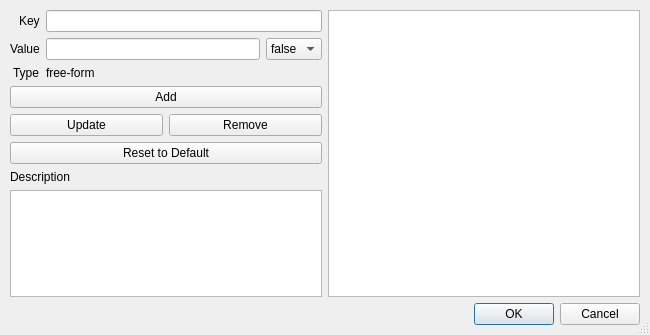
<?xml version="1.0" encoding="UTF-8"?>
<ui version="4.0">
 <class>fso::fred::dialogs::CustomDataDialog</class>
 <widget class="QDialog" name="fso::fred::dialogs::CustomDataDialog">
  <property name="windowModality">
   <enum>Qt::WindowModal</enum>
  </property>
  <property name="geometry">
   <rect>
    <x>0</x>
    <y>0</y>
    <width>650</width>
    <height>335</height>
   </rect>
  </property>
  <property name="windowTitle">
   <string>Custom Data</string>
  </property>
  <property name="sizeGripEnabled">
   <bool>true</bool>
  </property>
  <property name="modal">
   <bool>true</bool>
  </property>
  <layout class="QVBoxLayout" name="verticalLayout">
   <property name="spacing">
    <number>6</number>
   </property>
   <property name="leftMargin">
    <number>10</number>
   </property>
   <property name="topMargin">
    <number>10</number>
   </property>
   <property name="rightMargin">
    <number>10</number>
   </property>
   <property name="bottomMargin">
    <number>10</number>
   </property>
   <item>
    <layout class="QHBoxLayout" name="horizontalLayout">
     <item>
      <layout class="QVBoxLayout" name="verticalLayout_2">
       <item>
        <layout class="QFormLayout" name="formLayout">
         <property name="labelAlignment">
          <set>Qt::AlignRight|Qt::AlignTrailing|Qt::AlignVCenter</set>
         </property>
         <item row="0" column="0">
          <widget class="QLabel" name="keyLabel">
           <property name="text">
            <string>Key</string>
           </property>
          </widget>
         </item>
         <item row="0" column="1">
          <widget class="QLineEdit" name="keyLineEdit"/>
         </item>
         <item row="1" column="0">
          <widget class="QLabel" name="valueLabel">
           <property name="text">
            <string>Value</string>
           </property>
          </widget>
         </item>
         <item row="1" column="1">
          <layout class="QHBoxLayout" name="valueEditLayout">
           <item>
            <widget class="QLineEdit" name="valueLineEdit"/>
           </item>
           <item>
            <widget class="QComboBox" name="valueBoolCombo">
             <item>
              <property name="text">
               <string>false</string>
              </property>
             </item>
             <item>
              <property name="text">
               <string>true</string>
              </property>
             </item>
            </widget>
           </item>
          </layout>
         </item>
         <item row="2" column="0">
          <widget class="QLabel" name="typeLabel">
           <property name="text">
            <string>Type</string>
           </property>
          </widget>
         </item>
         <item row="2" column="1">
          <widget class="QLabel" name="typeValueLabel">
           <property name="text">
            <string>free-form</string>
           </property>
          </widget>
         </item>
        </layout>
       </item>
       <item>
        <layout class="QGridLayout" name="gridLayout">
         <property name="sizeConstraint">
          <enum>QLayout::SetDefaultConstraint</enum>
         </property>
         <item row="0" column="0" colspan="2">
          <widget class="QPushButton" name="addButton">
           <property name="sizePolicy">
            <sizepolicy hsizetype="Minimum" vsizetype="Fixed">
             <horstretch>0</horstretch>
             <verstretch>0</verstretch>
            </sizepolicy>
           </property>
           <property name="text">
            <string>Add</string>
           </property>
          </widget>
         </item>
         <item row="1" column="1">
          <widget class="QPushButton" name="removeButton">
           <property name="text">
            <string>Remove</string>
           </property>
          </widget>
         </item>
         <item row="1" column="0">
          <widget class="QPushButton" name="updateButton">
           <property name="text">
            <string>Update</string>
           </property>
          </widget>
         </item>
         <item row="2" column="0" colspan="2">
          <widget class="QPushButton" name="resetButton">
           <property name="toolTip">
            <string>&lt;html&gt;&lt;head/&gt;&lt;body&gt;&lt;p&gt;Reset the value to the schema default for this key&lt;/p&gt;&lt;/body&gt;&lt;/html&gt;</string>
           </property>
           <property name="text">
            <string>Reset to Default</string>
           </property>
          </widget>
         </item>
        </layout>
       </item>
       <item>
        <spacer name="verticalSpacer_2">
         <property name="orientation">
          <enum>Qt::Vertical</enum>
         </property>
         <property name="sizeHint" stdset="0">
          <size>
           <width>20</width>
           <height>40</height>
          </size>
         </property>
        </spacer>
       </item>
       <item>
        <widget class="QLabel" name="helpLabel">
         <property name="text">
          <string>Description</string>
         </property>
        </widget>
       </item>
       <item>
        <widget class="QPlainTextEdit" name="helpTextBrowser">
         <property name="focusPolicy">
          <enum>Qt::ClickFocus</enum>
         </property>
         <property name="readOnly">
          <bool>true</bool>
         </property>
        </widget>
       </item>
      </layout>
     </item>
     <item>
      <widget class="QTableView" name="stringsTableView">
       <property name="sizePolicy">
        <sizepolicy hsizetype="Expanding" vsizetype="Expanding">
         <horstretch>0</horstretch>
         <verstretch>0</verstretch>
        </sizepolicy>
       </property>
      </widget>
     </item>
    </layout>
   </item>
   <item>
    <widget class="QDialogButtonBox" name="okAndCancelButtons">
     <property name="sizePolicy">
      <sizepolicy hsizetype="Preferred" vsizetype="Preferred">
       <horstretch>0</horstretch>
       <verstretch>0</verstretch>
      </sizepolicy>
     </property>
     <property name="layoutDirection">
      <enum>Qt::LeftToRight</enum>
     </property>
     <property name="orientation">
      <enum>Qt::Horizontal</enum>
     </property>
     <property name="standardButtons">
      <set>QDialogButtonBox::Cancel|QDialogButtonBox::Ok</set>
     </property>
     <property name="centerButtons">
      <bool>false</bool>
     </property>
    </widget>
   </item>
  </layout>
 </widget>
 <tabstops>
  <tabstop>keyLineEdit</tabstop>
  <tabstop>valueLineEdit</tabstop>
  <tabstop>valueBoolCombo</tabstop>
  <tabstop>addButton</tabstop>
  <tabstop>updateButton</tabstop>
  <tabstop>removeButton</tabstop>
  <tabstop>resetButton</tabstop>
  <tabstop>stringsTableView</tabstop>
  <tabstop>okAndCancelButtons</tabstop>
 </tabstops>
 <resources/>
 <connections/>
</ui>
